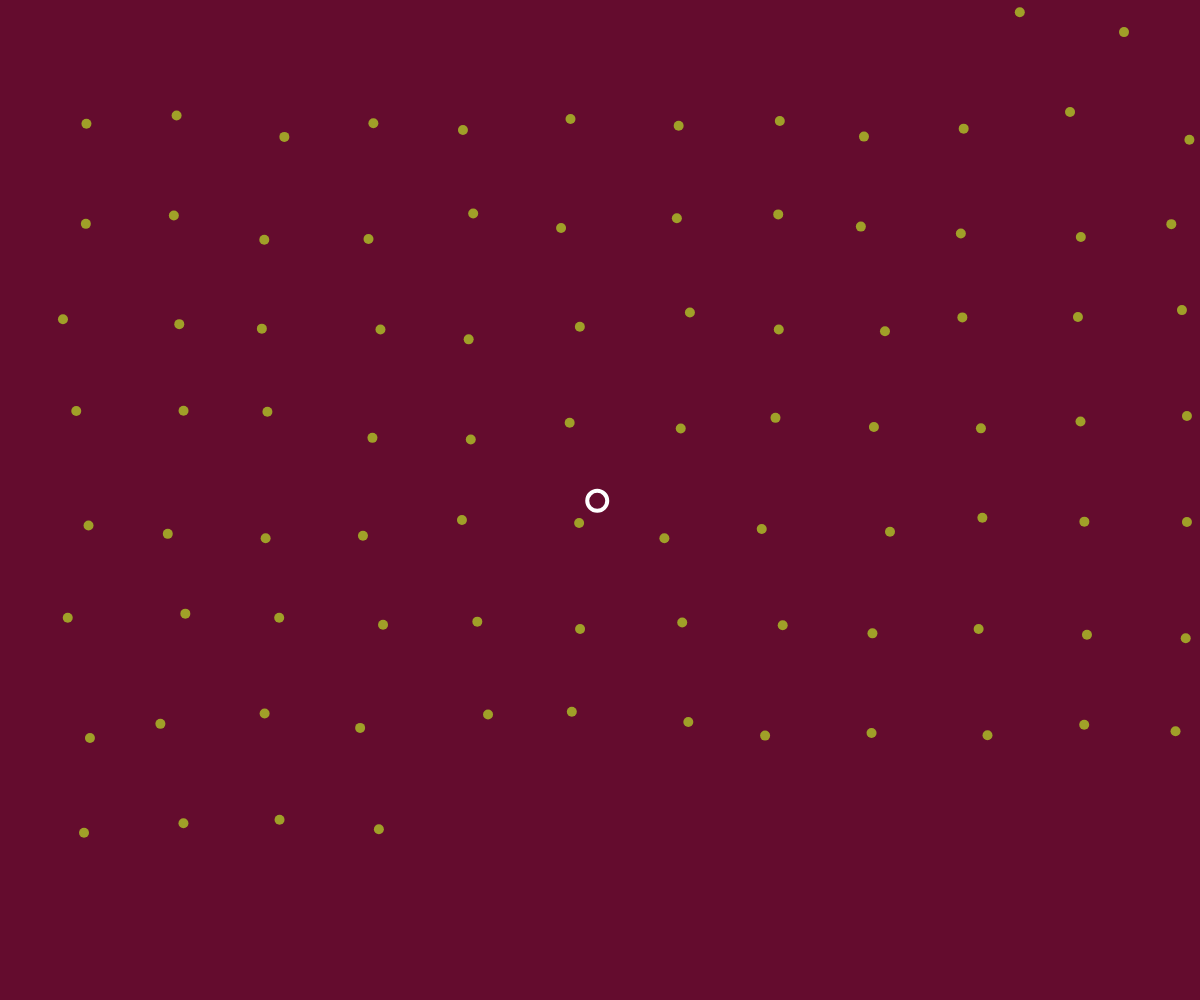
Frame 1 (no input)
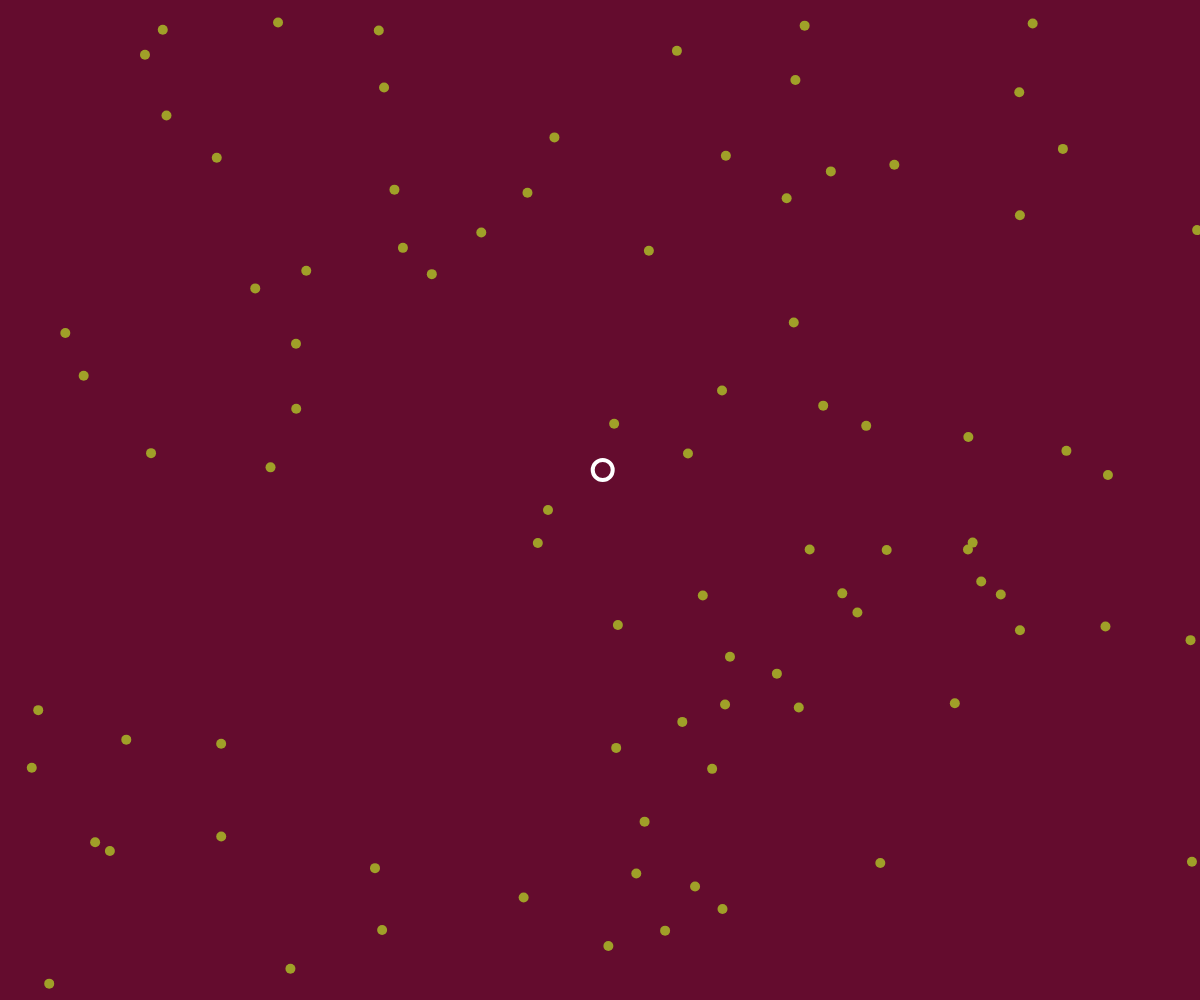
Frame 60 (no input)
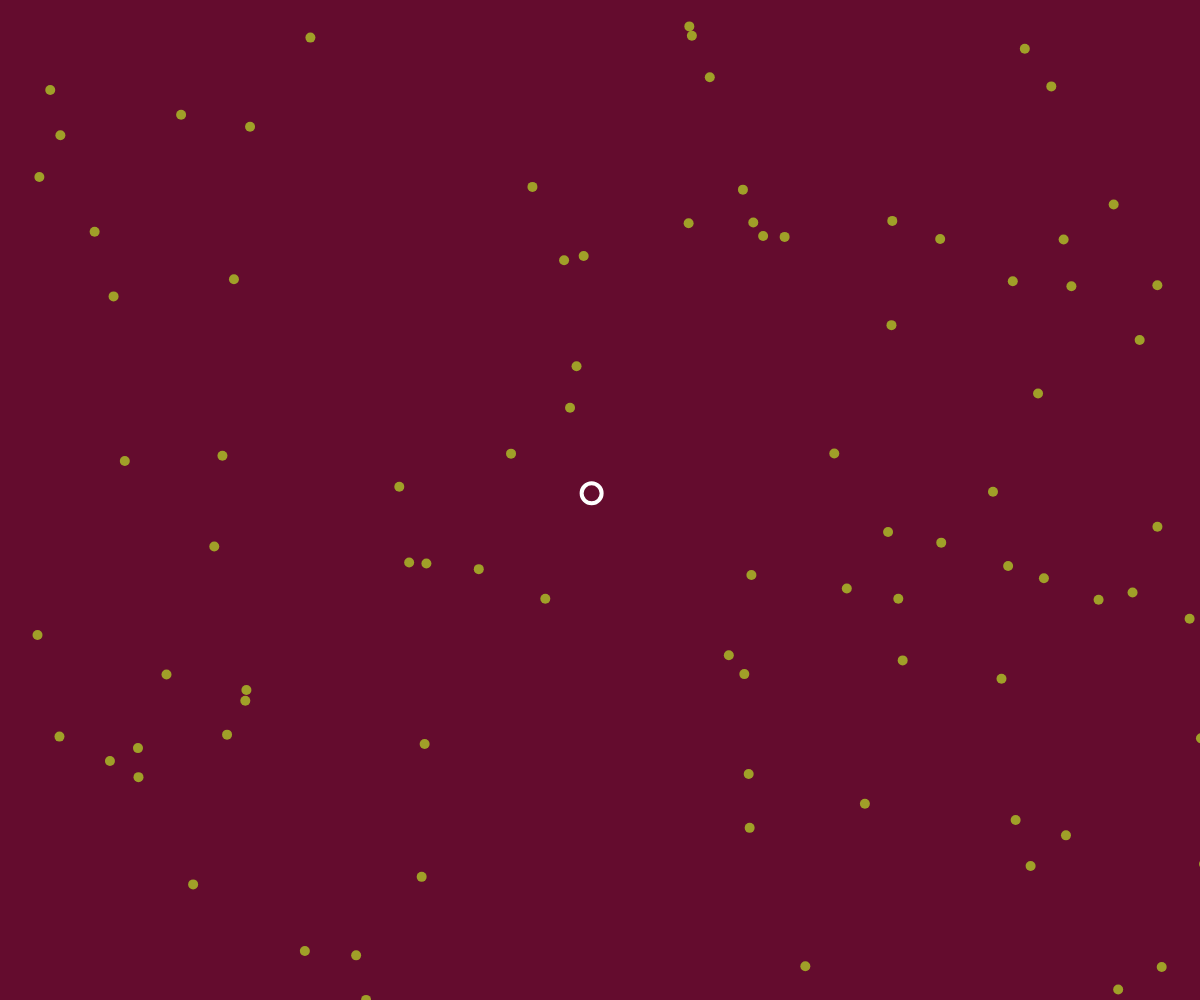
Frame 120 (the mouse pressed at the canvas centre since frame 60)

The p5.js sketch that drew these frames (run headless with seeded random() and noise() and a simulated clock; from frame 60 on, the mouse is pressed at the canvas centre):

// p5.js sketch
// ── sketch.js
let bits = [];
let balls = [];
const howManyBalls = 100;

function setup() {
    createCanvas(windowWidth, windowHeight);
    let b = new Bit(width/2, height/2, 10);
        bits.push(b);
    let spot_x = 10;
    let spot_y = 10;
    for (let i = 0; i < howManyBalls; i++) {
        balls.push(new Ball(spot_x, spot_y));

        spot_x += 100;
        if (spot_x > width) {
            spot_x = 60;
            spot_y += 100;
        }
    }
}
function mouseDragged() {
  let r = random(10, 50);
  let b = new Bit(mouseX, mouseY, r);
  bits.push(b);
}


function draw() {
    background('rgb(100, 12, 46)');

    for (let i = 10; i < balls.length; i++) {
        // calls
        balls[i].ballCheck(balls, i);
        balls[i].edgeCheck();
        balls[i].bitCheck(bits, i);
        balls[i].move();
        balls[i].display();
    }

    for (let i = 0; i < bits.length; i++) {
      bits[i].move();
      bits[i].show();
    }
}

class Bit {
  constructor(x, y, r) {
    this.x = x;
    this.y = y;
    this.r = r;
  }

  move() {
    this.x = this.x + random(-5, 5);
    this.y = this.y +random(-5, 5);
  }

  show() {
    stroke(255);
    strokeWeight(4);
    noFill();
    ellipse(this.x, this.y, this.r * 2);
  }
}

class Ball {
    constructor(x, y, size) {
        this.color = 'rgb(160, 160, 40)';
        this.size = 10;
        this.rad = this.size / 4;
        this.posX = x;
        this.posY = y;
        this.deltaX = random(-15, 15);
        this.deltaY = random(-15, 15);
    }

    display() {
        push();
      //Design
        noStroke();
        fill(this.color);
      //position
        translate(this.posX, this.posY);
        ellipse(15, 15, this.size);
        pop();
    }

    move() {
        this.posX += this.deltaX;
        this.posY += this.deltaY;
    }

    bitCheck(otherBits, anId) {
      for (let n = 10; n < otherBits.length; n++) {

        if (n !=anId) {
          let p = dist(this.posX, this.posY, otherBits[n].posX, otherBits[n].posY);
          let combinedQ = this.rad + otherBits[n].rad;

            if (p <= combinedQ) {
              this.deltaX *= -1;
              this.deltaY *= -1;

        }
      }
    }
}


    edgeCheck() {

        if (this.posX + this.rad >= width || this.posX - this.rad <= 0) {
            this.deltaX *= -1;
        }

        // horizontal walls
        if (this.posY + this.rad >= height || this.posY - this.rad <= 0) {
            this.deltaY *= -1;
        }
    }


    ballCheck(otherBalls, myId) {

        for (let n = 10; n < otherBalls.length; n++) {

            if (n != myId) {
                let d = dist(this.posX, this.posY, otherBalls[n].posX, otherBalls[n].posY);
                let combinedR = this.rad + otherBalls[n].rad;

                if (d <= combinedR) {
                    this.deltaX *= -1;
                    this.deltaY *= -1;

                }
            }
        }
    }
}
